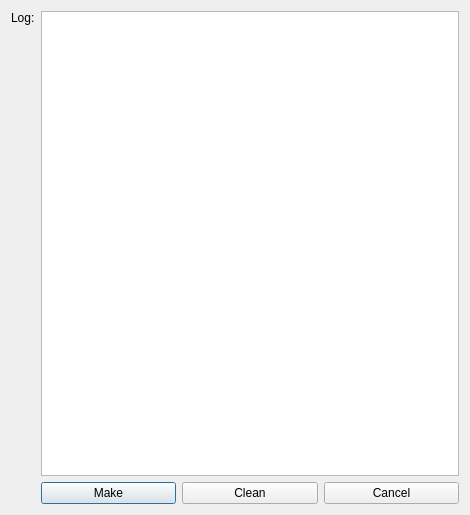
<?xml version="1.0" encoding="UTF-8"?>
<ui version="4.0">
 <class>ProgramInfoCCompile</class>
 <widget class="QDialog" name="ProgramInfoCCompile">
  <property name="geometry">
   <rect>
    <x>0</x>
    <y>0</y>
    <width>470</width>
    <height>515</height>
   </rect>
  </property>
  <property name="windowTitle">
   <string>Compile Program</string>
  </property>
  <property name="modal">
   <bool>true</bool>
  </property>
  <layout class="QVBoxLayout" name="verticalLayout">
   <item>
    <layout class="QGridLayout" name="gridLayout">
     <item row="0" column="0">
      <widget class="QLabel" name="label_4">
       <property name="text">
        <string>Log:</string>
       </property>
       <property name="alignment">
        <set>Qt::AlignLeading|Qt::AlignLeft|Qt::AlignTop</set>
       </property>
       <property name="buddy">
        <cstring>edit_log</cstring>
       </property>
      </widget>
     </item>
     <item row="0" column="1" colspan="3">
      <widget class="QPlainTextEdit" name="edit_log">
       <property name="sizePolicy">
        <sizepolicy hsizetype="Expanding" vsizetype="Expanding">
         <horstretch>1</horstretch>
         <verstretch>0</verstretch>
        </sizepolicy>
       </property>
       <property name="undoRedoEnabled">
        <bool>false</bool>
       </property>
       <property name="lineWrapMode">
        <enum>QPlainTextEdit::NoWrap</enum>
       </property>
       <property name="readOnly">
        <bool>true</bool>
       </property>
       <property name="textInteractionFlags">
        <set>Qt::TextSelectableByKeyboard|Qt::TextSelectableByMouse</set>
       </property>
      </widget>
     </item>
     <item row="1" column="1">
      <widget class="QPushButton" name="button_make">
       <property name="text">
        <string>Make</string>
       </property>
      </widget>
     </item>
     <item row="1" column="2">
      <widget class="QPushButton" name="button_clean">
       <property name="text">
        <string>Clean</string>
       </property>
      </widget>
     </item>
     <item row="1" column="3">
      <widget class="QPushButton" name="button_cancel">
       <property name="sizePolicy">
        <sizepolicy hsizetype="Minimum" vsizetype="Fixed">
         <horstretch>0</horstretch>
         <verstretch>0</verstretch>
        </sizepolicy>
       </property>
       <property name="text">
        <string>Cancel</string>
       </property>
      </widget>
     </item>
    </layout>
   </item>
  </layout>
 </widget>
 <tabstops>
  <tabstop>edit_log</tabstop>
  <tabstop>button_make</tabstop>
  <tabstop>button_clean</tabstop>
  <tabstop>button_cancel</tabstop>
 </tabstops>
 <resources/>
 <connections/>
</ui>
